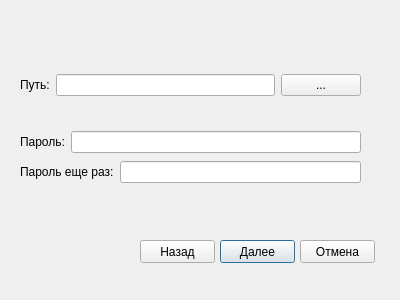
<?xml version="1.0" encoding="UTF-8"?>
<ui version="4.0">
 <class>CreateNewDatabaseDialog</class>
 <widget class="QDialog" name="CreateNewDatabaseDialog">
  <property name="geometry">
   <rect>
    <x>0</x>
    <y>0</y>
    <width>400</width>
    <height>300</height>
   </rect>
  </property>
  <property name="windowTitle">
   <string>Dialog</string>
  </property>
  <widget class="QWidget" name="layoutWidget_2">
   <property name="geometry">
    <rect>
     <x>20</x>
     <y>130</y>
     <width>341</width>
     <height>24</height>
    </rect>
   </property>
   <layout class="QHBoxLayout" name="horizontalLayout_2">
    <item>
     <widget class="QLabel" name="PasswordLabel">
      <property name="text">
       <string>Пароль:</string>
      </property>
     </widget>
    </item>
    <item>
     <widget class="QLineEdit" name="PasswordEdit"/>
    </item>
   </layout>
  </widget>
  <widget class="QWidget" name="layoutWidget_3">
   <property name="geometry">
    <rect>
     <x>20</x>
     <y>160</y>
     <width>341</width>
     <height>24</height>
    </rect>
   </property>
   <layout class="QHBoxLayout" name="horizontalLayout_3">
    <item>
     <widget class="QLabel" name="Password2Label">
      <property name="text">
       <string>Пароль еще раз:</string>
      </property>
     </widget>
    </item>
    <item>
     <widget class="QLineEdit" name="Password2Edit"/>
    </item>
   </layout>
  </widget>
  <widget class="QPushButton" name="NextButton">
   <property name="geometry">
    <rect>
     <x>220</x>
     <y>240</y>
     <width>75</width>
     <height>23</height>
    </rect>
   </property>
   <property name="text">
    <string>Далее</string>
   </property>
  </widget>
  <widget class="QPushButton" name="ExitButton">
   <property name="geometry">
    <rect>
     <x>300</x>
     <y>240</y>
     <width>75</width>
     <height>23</height>
    </rect>
   </property>
   <property name="text">
    <string>Отмена</string>
   </property>
  </widget>
  <widget class="QWidget" name="layoutWidget">
   <property name="geometry">
    <rect>
     <x>20</x>
     <y>70</y>
     <width>341</width>
     <height>30</height>
    </rect>
   </property>
   <layout class="QHBoxLayout" name="horizontalLayout">
    <item>
     <widget class="QLabel" name="PathLabel">
      <property name="text">
       <string>Путь:</string>
      </property>
     </widget>
    </item>
    <item>
     <widget class="QLineEdit" name="PathEdit"/>
    </item>
    <item>
     <widget class="QPushButton" name="OpenPathButton">
      <property name="text">
       <string>...</string>
      </property>
     </widget>
    </item>
   </layout>
  </widget>
  <widget class="QPushButton" name="BackButton">
   <property name="geometry">
    <rect>
     <x>140</x>
     <y>240</y>
     <width>75</width>
     <height>23</height>
    </rect>
   </property>
   <property name="text">
    <string>Назад</string>
   </property>
  </widget>
 </widget>
 <resources/>
 <connections/>
</ui>
